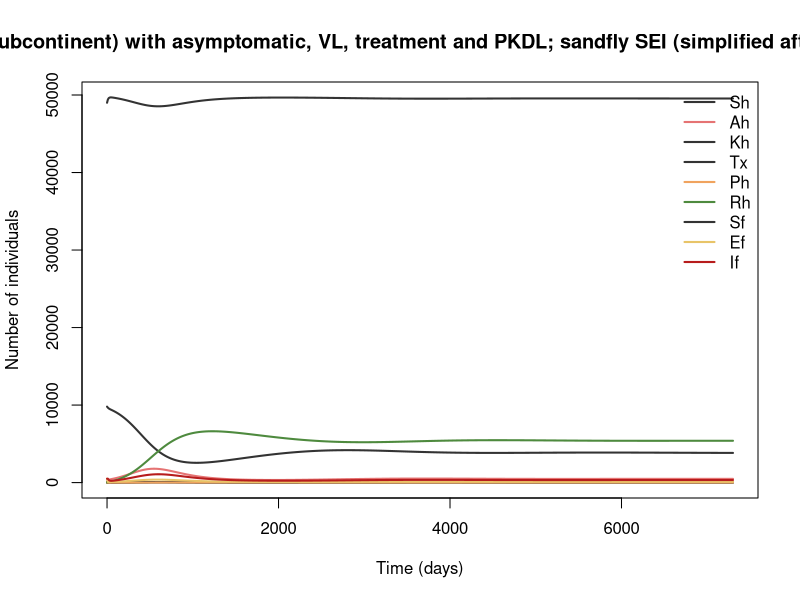

The R source for this figure:
## Visceral leishmaniasis (anthroponotic, Indian subcontinent) with asymptomatic, VL, treatment and PKDL; sandfly SEI (simplified after Stauch et al. 2011) [ILLUSTRATIVE-COMPOSITE]
## Visceral leishmaniasis (L. donovani, Phlebotomus argentipes), Bihar, India / Nepal.
## Parameter values: 0 of 17 checked against the source; the rest are recalled or illustrative.
## Reference: Stauch A, Sarkar RR, Picado A, Ostyn B, Sundar S, Rijal S, Boelaert M, Dujardin J-C, Duerr H-P (2011). Visceral leishmaniasis in the Indian subcontinent: modelling epidemiology and control. PLoS NTD 5(11):e1405
## Source: https://doi.org/10.1371/journal.pntd.0001405
##
## Generated from a compartmental model diagram (model format v1).
## Regenerating from the same diagram always gives this exact file.
##
## Compartments: Sh, Ah, Kh, Tx, Ph, Rh, Sf, Ef, If
## Flows (time unit: days):
##   (outside) -> Sh  : mu_h * Nh
##   Sh -> Ah         : lambda_h * Sh
##   Ah -> Kh         : p_K * w_A * Ah
##   Ah -> Rh         : (1 - p_K) * w_A * Ah
##   Kh -> Tx         : r_tx * Kh
##   Kh -> (outside)  : d_K * Kh
##   Tx -> Ph         : f_P * w_Tx * Tx
##   Tx -> Rh         : (1 - f_P) * w_Tx * Tx
##   Ph -> Rh         : w_P * Ph
##   Rh -> Sh         : rho_h * Rh
##   Sh -> (outside)  : mu_h * Sh
##   Ah -> (outside)  : mu_h * Ah
##   Kh -> (outside)  : mu_h * Kh
##   Tx -> (outside)  : mu_h * Tx
##   Ph -> (outside)  : mu_h * Ph
##   Rh -> (outside)  : mu_h * Rh
##   (outside) -> Sf  : mu_f * Nf
##   Sf -> Ef         : lambda_f * Sf
##   Ef -> If         : nu_f * Ef
##   Sf -> (outside)  : mu_f * Sf
##   Ef -> (outside)  : mu_f * Ef
##   If -> (outside)  : mu_f * If

library(deSolve)

# ---- Time ------------------------------------------------------------
times <- seq(0, 7300, by = 10)  # days

# ---- Parameters ------------------------------------------------------
parameters <- c(
  a_sf = 0.25,       # sandfly biting rate (bite every 4 days) (1/day)
  p_fh = 0.1,        # sandfly → human per-bite infection probability
  k_A = 0.025,       # per-bite infectivity of asymptomatic humans to sandflies
  k_K = 0.5,         # per-bite infectivity of VL patients
  k_Tx = 0.25,       # per-bite infectivity of treated patients
  k_P = 0.3,         # per-bite infectivity of PKDL patients
  w_A = 0.00667,     # exit from asymptomatic (150 d) (1/day)
  p_K = 0.1,         # fraction of infections progressing to VL
  r_tx = 0.0167,     # VL onset → treatment (60 d) (1/day)
  d_K = 0.00167,     # VL death before treatment (1/day)
  w_Tx = 0.0357,     # treatment duration (28 d) (1/day)
  f_P = 0.025,       # fraction developing PKDL after treatment
  w_P = 0.00091,     # PKDL duration (3 yr) (1/day)
  rho_h = 0.000548,  # waning immunity (5 yr) (1/day)
  mu_h = 4.57e-5,    # human birth/death (60-yr life) (1/day)
  mu_f = 0.0714,     # sandfly death (14-d life) (1/day)
  nu_f = 0.2         # 1/EIP (5 d) (1/day)
)

# ---- Initial conditions ----------------------------------------------
state <- c(
  Sh = 9800,   # susceptible humans
  Ah = 150,    # asymptomatic infected (weakly infectious)
  Kh = 10,     # clinical VL (kala-azar, infectious)
  Tx = 0,      # under treatment
  Ph = 0,      # post-kala-azar dermal leishmaniasis (infectious)
  Rh = 40,     # recovered/immune
  Sf = 49000,  # susceptible sandflies
  Ef = 500,    # sandflies in extrinsic incubation
  If = 500     # infectious sandflies
)

# ---- Model equations -------------------------------------------------
vl_leishmaniasis_isc_model <- function(t, state, parameters) {
  with(as.list(c(state, parameters)), {
    # Total population
    N <- Sh + Ah + Kh + Tx + Ph + Rh

    # Derived quantities
    Nh <- Sh + Ah + Kh + Tx + Ph + Rh
    Nf <- Sf + Ef + If
    lambda_h <- a_sf * p_fh * If / Nh                                     # human force of infection
    lambda_f <- a_sf * (k_A * Ah + k_K * Kh + k_Tx * Tx + k_P * Ph) / Nh  # sandfly force of infection

    # Rates of change
    dSh <- mu_h * Nh - lambda_h * Sh + rho_h * Rh - mu_h * Sh
    dAh <- lambda_h * Sh - p_K * w_A * Ah - (1 - p_K) * w_A * Ah - mu_h * Ah
    dKh <- p_K * w_A * Ah - r_tx * Kh - d_K * Kh - mu_h * Kh
    dTx <- r_tx * Kh - f_P * w_Tx * Tx - (1 - f_P) * w_Tx * Tx - mu_h * Tx
    dPh <- f_P * w_Tx * Tx - w_P * Ph - mu_h * Ph
    dRh <- (1 - p_K) * w_A * Ah + (1 - f_P) * w_Tx * Tx + w_P * Ph - rho_h * Rh - mu_h * Rh
    dSf <- mu_f * Nf - lambda_f * Sf - mu_f * Sf
    dEf <- lambda_f * Sf - nu_f * Ef - mu_f * Ef
    dIf <- nu_f * Ef - mu_f * If

    list(c(dSh, dAh, dKh, dTx, dPh, dRh, dSf, dEf, dIf))
  })
}

# ---- Solve -----------------------------------------------------------
out <- ode(y = state, times = times, func = vl_leishmaniasis_isc_model, parms = parameters)
out <- as.data.frame(out)

# ---- Plot ------------------------------------------------------------
compartment_cols <- c(Sh = "#333333", Ah = "#E57373", Kh = "#333333", Tx = "#333333", Ph = "#F0A35E", Rh = "#4E8A3E", Sf = "#333333", Ef = "#E8C468", If = "#B71C1C")
matplot(out$time, out[, names(compartment_cols)], type = "l", lty = 1, lwd = 2,
        col = compartment_cols, xlab = "Time (days)", ylab = "Number of individuals",
        main = "Visceral leishmaniasis (anthroponotic, Indian subcontinent) with asymptomatic, VL, treatment and PKDL; sandfly SEI (simplified after Stauch et al. 2011) [ILLUSTRATIVE-COMPOSITE]")
legend("topright", legend = names(compartment_cols), col = compartment_cols,
       lty = 1, lwd = 2, bty = "n")
